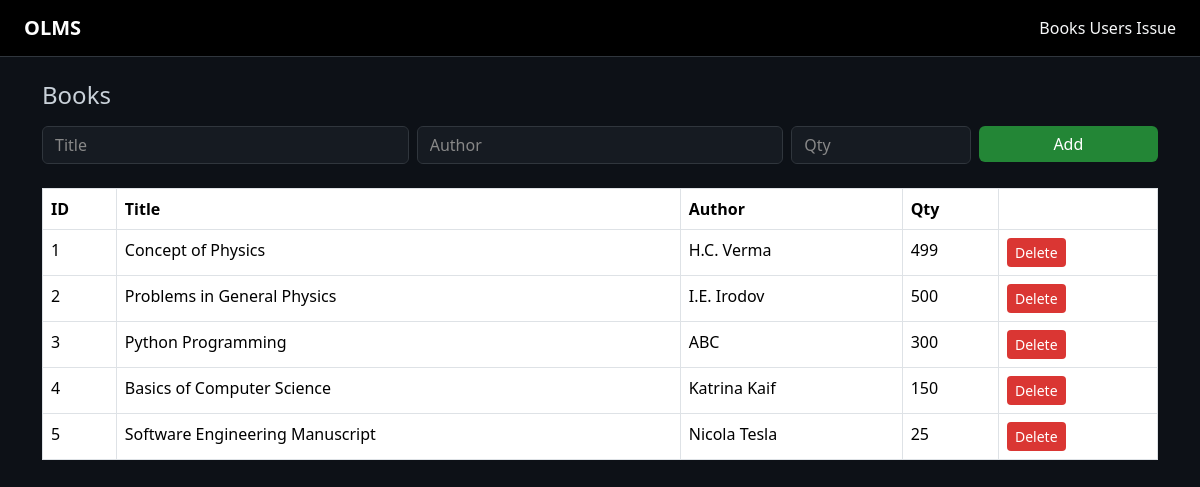
/books, run on the app's committed database.
### tables this page shows
CREATE TABLE books (
        book_id INTEGER PRIMARY KEY AUTOINCREMENT,
        title TEXT,
        author TEXT,
        quantity INTEGER
    );

### app.py (the view, shortened to what this page needs)
@app.route("/books", methods=["GET", "POST"])
def books():
    conn = get_db()
    cur = conn.cursor()
    cur.execute("SELECT * FROM books")
    books = cur.fetchall()
    conn.close()
    return render_template("books.html", books=books)

### app.py (called while the page is built)
def get_db():
    conn = sqlite3.connect("library.db")
    conn.row_factory = sqlite3.Row
    return conn

### templates/books.html
{% extends "base.html" %}
{% block content %}
<h4 class="mb-3">Books</h4>
<form method="post" class="row g-2 mb-4">
    <div class="col">
        <input name="title" class="form-control" placeholder="Title" required>
    </div>
    <div class="col">
        <input name="author" class="form-control" placeholder="Author" required>
    </div>
    <div class="col-2">
        <input name="quantity" type="number" class="form-control" placeholder="Qty" required>
    </div>
    <div class="col-2">
        <button class="btn btn-primary w-100">Add</button>
    </div>
</form>
<table class="table table-bordered">
    <thead>
        <tr>
            <th>ID</th><th>Title</th><th>Author</th><th>Qty</th><th></th>
        </tr>
    </thead>
    <tbody>
        {% for b in books %}
        <tr>
            <td>{{b.book_id}}</td>
            <td>{{b.title}}</td>
            <td>{{b.author}}</td>
            <td>{{b.quantity}}</td>
            <td>
                <a href="/delete_book/{{b.book_id}}" class="btn btn-danger btn-sm">Delete</a>
            </td>
        </tr>
        {% endfor %}
    </tbody>
</table>
{% endblock %}

### static/style.css (style rules this page uses)
body { background-color: #0d1117; color: #c9d1d9; }
.table { background-color: #161b22; color: #c9d1d9; }
.table thead { background-color: #21262d; }
.form-control { background-color: #161b22; color: #c9d1d9; border: 1px solid #30363d; }
.btn-primary { background-color: #238636; border: none; }
.btn-danger { background-color: #da3633; border: none; }
::placeholder { color: #aaaaaa !important; opacity: 1; }
::placeholder { color: #888 !important; }

### data on the page
books: book_id "1", title "Concept of Physics", author "H.C. Verma", quantity "499"
books: book_id "2", title "Problems in General Physics", author "I.E. Irodov", quantity "500"
books: book_id "3", title "Python Programming", author "ABC", quantity "300"
books: book_id "4", title "Basics of Computer Science", author "Katrina Kaif", quantity "150"
books: book_id "5", title "Software Engineering Manuscript", author "Nicola Tesla", quantity "25"
